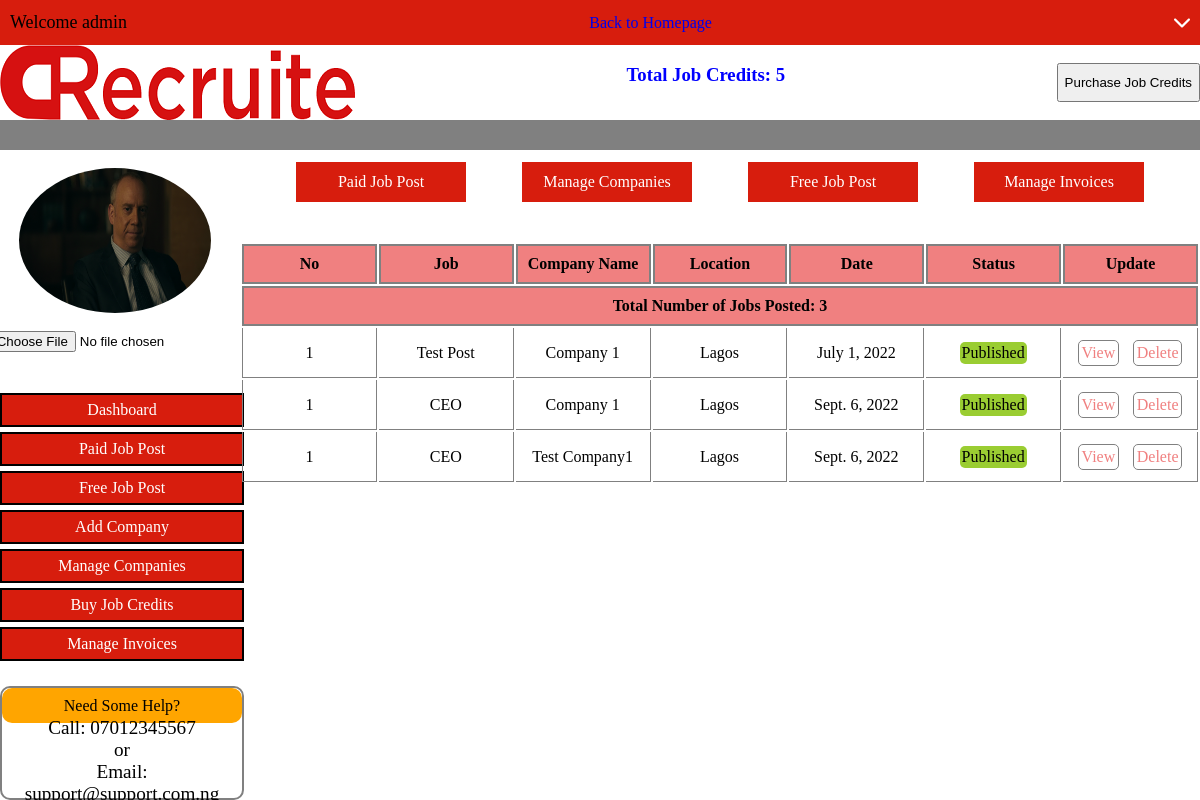
The app's page /dashboard (signed in) with its own data.
### account/models.py (models this page shows, shortened)
class Account(AbstractBaseUser):
    first_name       = models.CharField(max_length=50)
    last_name        = models.CharField(max_length=50)
    email            = models.EmailField(max_length=100, unique=True)
    phone_number     = models.CharField(max_length=20)
    date_joined      = models.DateTimeField(auto_now_add=True)
    last_login       = models.DateTimeField(auto_now_add=True)
    is_admin         = models.BooleanField(default=False)
    is_staff         = models.BooleanField(default=False)
    is_active        = models.BooleanField(default=True)
    is_superadmin    = models.BooleanField(default=False)
    USERNAME_FIELD = 'email'
    REQUIRED_FIELDS = ['first_name', 'last_name', 'phone_number']
    objects = MyAccountManager()

class UserProfile(models.Model):
    user =  models.OneToOneField(Account, on_delete=models.CASCADE)
    profile_pic = models.ImageField(blank=True, null=True, upload_to='userprofile')
    credit = models.IntegerField(default=0)
    free_post = models.BooleanField(default=True)

### job/models.py (models this page shows, shortened)
class Post(models.Model):
    user = models.ForeignKey(Account, on_delete=models.CASCADE)
    company = models.ForeignKey(Company, on_delete=models.CASCADE)
    position_title = models.CharField(max_length=70)
    field = models.ForeignKey(Field, on_delete=models.CASCADE)
    qualification = models.CharField(max_length=70)
    employment_type = models.CharField(max_length=50)
    state = models.ForeignKey(State, on_delete=models.CASCADE)
    city = models.CharField(max_length=30)
    min_exp = models.IntegerField()
    max_exp = models.IntegerField()
    currency = models.CharField(max_length=20)
    term = models.CharField(max_length=20)
    min_salary = models.IntegerField()
    max_salary = models.IntegerField()
    app_deadline = models.CharField(max_length=30)
    dead_date = models.DateField()
    description = models.CharField(max_length=4000)
    draft = models.BooleanField(default=False)
    pinned_post = models.BooleanField(default=False)
    featured_post = models.BooleanField(default=True)
    free_post = models.BooleanField(default = False)
    status = models.CharField(max_length=30, blank=True, null=True)
    date_posted = models.DateField(auto_now_add=True)
    role = models.ForeignKey(Role, on_delete=models.CASCADE)
    industry = models.ForeignKey(Industry, on_delete=models.CASCADE)
    discipline = models.ForeignKey(Discipline, on_delete=models.CASCADE)
    region = models.ForeignKey(Region, on_delete=models.CASCADE)

class Company(models.Model):
    user = models.ForeignKey(Account, on_delete=models.CASCADE)
    name = models.CharField(max_length=50)
    reg_no = models.CharField(max_length=100)
    status = models.BooleanField(default=False)
    type = models.CharField(max_length=30)
    affiliation = models.CharField(max_length=30)
    industry = models.CharField(max_length=50)
    web_link = models.URLField(max_length=400)
    address = models.CharField(max_length=300)
    phone_number = models.CharField(max_length=19)
    email = models.EmailField()
    description = models.CharField(max_length=2000)
    date_created = models.DateField(auto_now_add=True)
    def __str__(self):
        return self.name

class State(models.Model):
    state = models.CharField(max_length=150)
    def __str__(self):
        return self.state

### crecruite/views.py (the view)
# urls.py: path('dashboard', views.dashboard, name='dashboard'),
@csrf_exempt
@login_required(login_url='login')
def dashboard(request):
    user = Account.objects.get(id=request.user.id)
    user_profile = UserProfile.objects.get(user=user)
    posts = Post.objects.filter(user=user)
    if request.method == 'POST':
        user_profile.profile_pic = request.FILES['img']
        user_profile.save()
    if request.method == 'DELETE':
        data = json.loads(request.body)
        Post.objects.get(id=data['id']).delete()
    context = {
        'user': user,
        'profile': user_profile,
        'posts': posts
    }
    return render(request, 'dashboard.html', context)

### templates/dashboard.html (shortened to what this page needs)
{% load static %}
<html lang="en">
<head>
    <link rel="stylesheet" href="{% static 'css/dashboard.css' %}">
    <link rel="stylesheet" href="{% static 'css/managepaid.css' %}">
</head>
<body>
    <div class="container">
        <nav class="navbar">
            <div class="topbar">
                <p>Welcome {{ user.first_name }}</p>
                <a href="{% url 'home' %}">Back to Homepage</a>
                {% include 'dropDiv.html' %}
            </div>
            <div class="midbar">
                <img onclick="window.location.href='./'" src="{% static 'img/clong.png' %}" alt="Logo">
                <h3 style="color: blue;">Total Job Credits: {{ profile.credit }}</h3>
                <div class="butAlign">
                    <button style="z-index: 0;" onclick="window.location.href='./buycredit'">Purchase Job Credits</button>
                </div>
            </div>
            <div class="endbar"></div>
        </nav>
        <div class="dashContent">
            <div class="leftContent">
                <br>
                <div class="picDiv">
                    <img src="{% if profile.profile_pic.url %}{{ profile.profile_pic.url }}{% else %}{% static 'img/profile.png' %}{% endif %}" alt="Profile Picture">
                    <br>
                    <form style="margin-left: 20%;" method="POST" class="picForm" enctype="multipart/form-data" action="{% url 'dashboard' %}"><input type="file" id="picup" name="img" accept="image/*"></form>
                </div>
                <div class="leftOptions">
                    <a href="/dashboard">Dashboard</a>
                    <a href="/paidpost">Paid Job Post</a>
                    <a href="/freepost">Free Job Post</a>
                    <a href="/addCompany">Add Company</a>
                    <a href="/manageCompanies">Manage Companies</a>
                    <a href="/buycredit">Buy Job Credits</a>
                    <a href="/manageInvoice">Manage Invoices</a>
                </div>
                <div class="leftHelp">
                    <div class="topHelp">
                        Need Some Help?
                    </div>
                    {% include 'bottomHelp.html' %}
                </div>
            </div>
            <div class="rightContent">
                <div class="rightOptions">
                    <a href="/paidpost">Paid Job Post</a>
                    <a href="/manageCompanies">Manage Companies</a>
                    <a href="/freepost">Free Job Post</a>
                    <a href="/manageInvoice">Manage Invoices</a>
                </div>
                <div class="tableDiv">
                    <table>
                        <tr class="tableHead">
                            <th>No</th>
                            <th>Job</th>
                            <th>Company Name</th>
                            <th>Location</th>
                            <th>Date</th>
                            <th>Status</th>
                            <th>Update</th>
                        </tr>
                        <tr class="tableHead">
                            <th colspan="7">Total Number of Jobs Posted: {{ posts.count }}</th>
                        </tr>
                        {% for post in posts %}
                            <tr>
                                <td style="border-left: 1px solid grey;">1</td>
                                <td>{{ post.position_title }}</td>
                                <td>{{ post.company }}</td>
                                <td>{{ post.state }}</td>
                                <td>{{ post.date_posted }}</td>
                                <td>
                                    <div class="statDiv">
                                        <div id="jobPostItem" class="{% if post.draft %}buyCredit{% else %}published{% endif %}">{% if post.draft %}Buy Credits{% else %}Published{% endif %}</div>
                                    </div>
                                </td>
                                <td style="width: 20%;">
                                    <div class="upDiv">
                                        <a href="">View</a>
                                        <a onclick="deleteJobPost('{{post.id}}')">Delete</a>
                                    </div>
                                </td>
                            </tr>
                        {% endfor %}
                    </table>
                </div>
            </div>
        </div>
    </div>
</body>
</html>

### templates/dropDiv.html (shortened to what this page needs)
{% load static %}
<div class="dropDiv">
    <img class="dropIcon" src="{% static 'img/down.png' %}" alt="">
</div>

### templates/bottomHelp.html (shortened to what this page needs)
<div class="bottomHelp">
    <p style="font-size: larger;">
        Call: 07012345567
        <br>
        or
        <br>
    </p>
</div>

### static/css/dashboard.css (style rules this page uses)
body { margin: 0; padding: 0; }
.container { width: 100%; height: 100%; display: flex; flex-direction: column; overflow: auto; }
nav { display: flex; flex-direction: column; width: 100%; height: 20%; }
.topbar { display: flex; justify-content: space-between; align-items: center; width: 100%; height: 30%; background-color: #D71D0D; }
.topbar p:nth-child(1) { margin-left: 10px; font-size: large; }
.topbar a { text-decoration: none; }
.dropDiv { position: relative; display: inline-block; }
.dropIcon { margin-right: 10px; }
.midbar { height: 50%; width: 100%; display: flex; justify-content: space-between; }
.butAlign { height: 100%; display: flex; justify-content: center; align-items: center; }
.butAlign button { padding-top: 10px; padding-bottom: 10px; }
.endbar { background-color: grey; height: 25%; width: 100%; z-index: -3; }
.dashContent { display: flex; width: 100%; }
.leftContent { width: 20%; }
.picDiv { display: flex; flex-direction: column; justify-content: center; align-items: center; width: 80%; height: 200px; }
.picDiv img { width: 100%; height: 90%; margin-left: 20%; border-radius: 50%; }
.leftOptions { display: flex; flex-direction: column; width: 100%; margin-top: 20px; }
.leftOptions a { display: flex; justify-content: center; align-items: center; text-decoration: none; width: 100%; background-color: #D71D0D; color: white; height: 30px; border: 2px solid black; margin-top: 5px; }
.leftHelp { border: 2px solid grey; border-radius: 10px; margin-top: 25px; width: 100%; display: flex; flex-direction: column; justify-content: center; align-items: center; }
.topHelp { width: 100%; background-color: orange; height: 35px; border-radius: 10px; display: flex; justify-content: center; align-items: center; }
.bottomHelp { width: 100%; height: 75px; display: flex; justify-content: center; align-items: center; text-align: center; }
.rightContent { width: 80%; height: fit-content; display: flex; flex-direction: column; }
.rightOptions { display: flex; justify-content: space-evenly; align-items: center; width: 100%; margin-top: 12px; }
.rightOptions a { display: flex; justify-content: center; align-items: center; background-color: #D71D0D; width: 170px; height: 40px; color: white; text-decoration: none; }

### static/css/managepaid.css (style rules this page uses)
table { margin-top: 40px; table-layout: fixed; overflow: hidden; border-top-left-radius: 25px; border-top-right-radius: 25px; width: 100%; overflow: auto; }
.tableHead th { margin: 0; padding: 0; border: 2px solid grey; background-color: lightcoral; height: 40px; }
table tr td { text-align: center; border-right: 1px solid grey; height: 50px; border-bottom: 1px solid grey; }
.statDiv { display: flex; width: 100%; align-items: center; justify-content: center; }
.published { background-color: yellowgreen; width: fit-content; padding: 2px; border-radius: 5px; }
.upDiv { display: flex; justify-content: space-evenly; }
.upDiv a { border: 1px solid grey; padding: 3px; border-radius: 5px; text-decoration: none; color: lightcoral; cursor: pointer; }

### records on screen
Account: first_name "admin"
UserProfile: credit "5", profile_pic (picture)
Post: position_title "Test Post", company "Company 1", state "Lagos", date_posted "July 1, 2022", draft "Published"
Post: position_title "CEO", company "Company 1", state "Lagos", date_posted "Sept. 6, 2022", draft "Published"
Post: position_title "CEO", company "Test Company1", state "Lagos", date_posted "Sept. 6, 2022", draft "Published"

### other values on screen
{{ posts.count }} "3"
